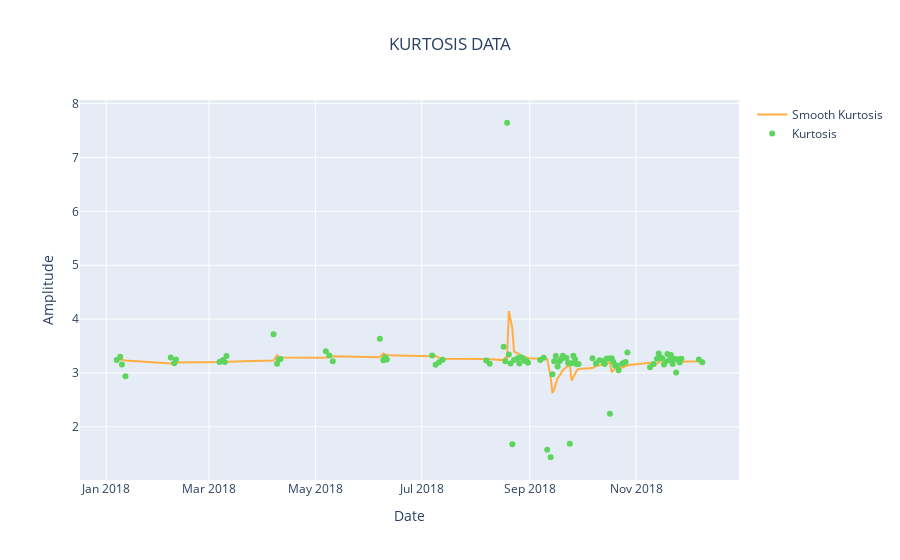

Notebook code cell kept with this figure:
### Code cell
fig=go.Figure()
fig.add_trace(go.Scatter(x=final_df_1.index,y=final_df_1['Smooth Kurtosis'],mode='lines',name = 'Smooth Kurtosis',line=dict(color="#ffae42")))
fig.add_trace(go.Scatter(x=final_df_1.index,y=final_df_1.Kurtosis,mode='markers',name = 'Kurtosis',line=dict(color="#5dd55d")))
#fig.add_trace(go.Scatter(x=outlier_df.index,y=outlier_df.RMS,mode='markers',name = 'Non Running',line=dict(color="#ff0000")))
fig.update_layout(hovermode="x")
fig.update_layout(xaxis=dict(showgrid=True),yaxis=dict(showgrid=True),title={'text':'KURTOSIS DATA','xanchor':'center','x':0.5})
fig.update_xaxes(title_text='Date')
fig.update_yaxes(title_text='Amplitude')
